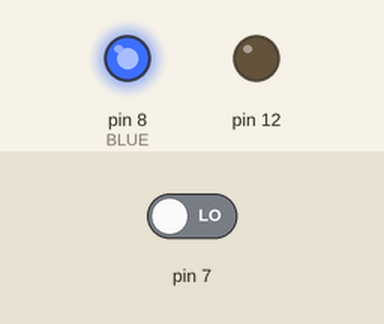
A sketch run on a simulated Arduino Uno, built with avr-gcc and run on an emulated ATmega328P. Shown: output pins drawn as LEDs (lit = HIGH). Inputs (shaded band) come from the test bench; at power-on: pin 7 LOW.

Above: at 1.2 s.
1.3 s: pin 7 driven HIGH
At 1.8 s:
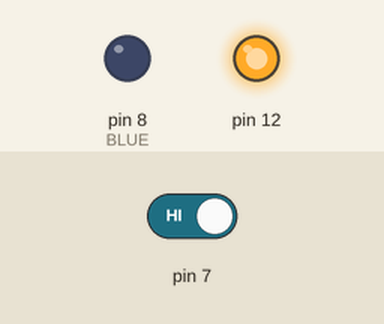
2.8 s: pin 7 driven LOW
At 4.1 s:
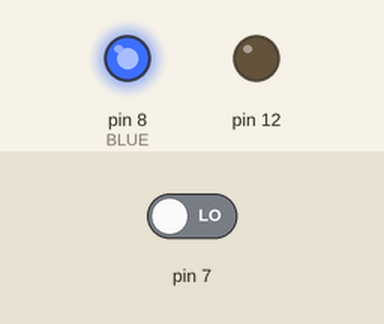
Timing chart, 0 to 5.8 s (numbered marks = the images above; inputs shaded):
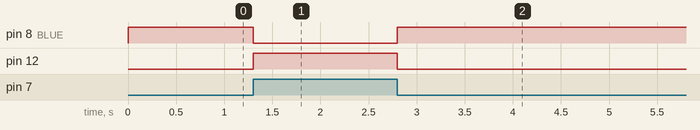

Measured:
- after the input at 1.3 s, pin 8 (BLUE): HIGH → LOW at once; pin 12: LOW → HIGH at once
- after the input at 2.8 s, pin 8 (BLUE): LOW → HIGH at once; pin 12: HIGH → LOW at once

The sketch:

IR.ino
```cpp
void setup() {
 pinMode(7,INPUT);
 pinMode(8,OUTPUT);//BLUE
 pinMode(12,OUTPUT);
}

void loop() {
  if(digitalRead(7)==HIGH)
  {digitalWrite(12,HIGH);
  digitalWrite(8,LOW);}
  else
  {digitalWrite(8,HIGH);
  digitalWrite(12,LOW);}

}
```
